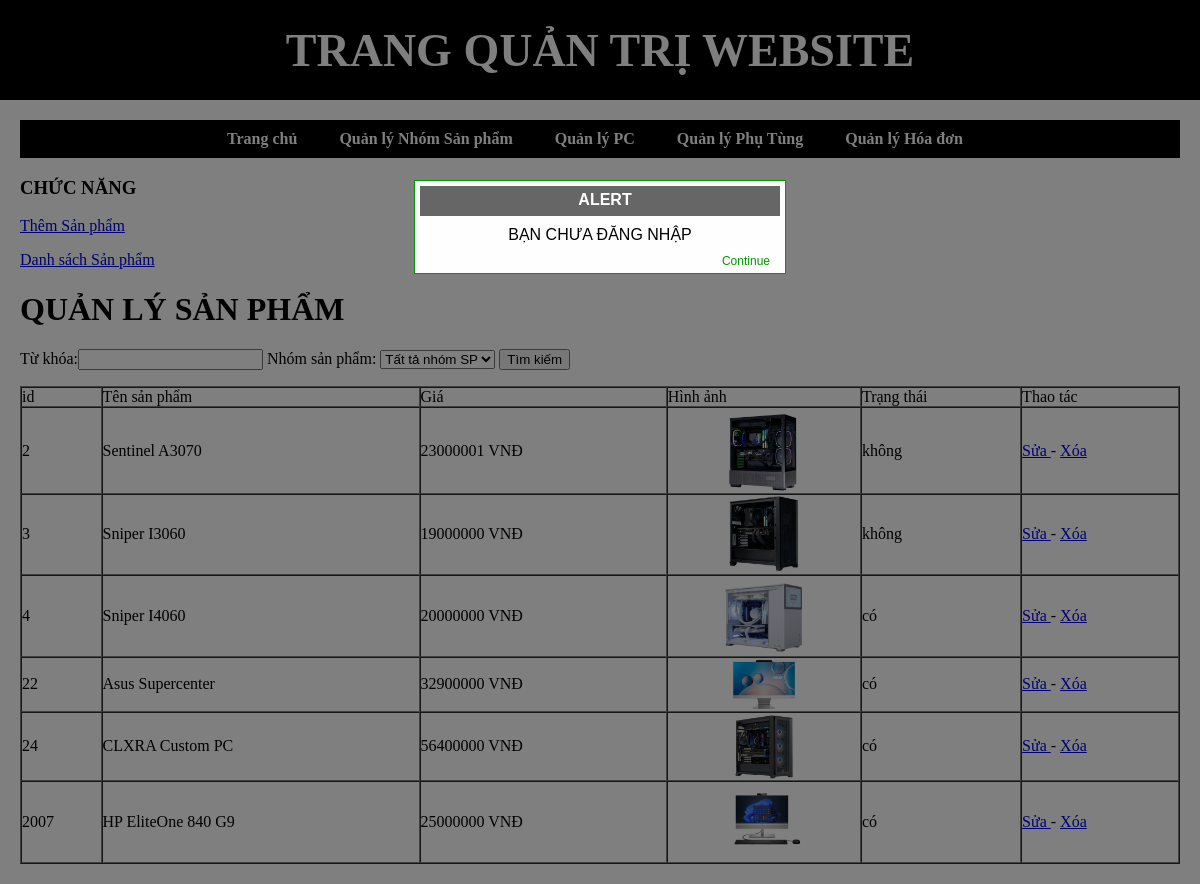
Screenshot of /index_admin.php?module=sanpham with the database file from the repository.
### tables this page shows
CREATE TABLE `pc` (
  `id` int(10) UNSIGNED NOT NULL,
  `title` varchar(255) NOT NULL,
  `price` int(30) NOT NULL,
  `images` varchar(100) DEFAULT NULL,
  `summary` text DEFAULT NULL,
  `content` text DEFAULT NULL,
  `status` tinyint(1) DEFAULT 1,
  `cat_id` int(11) NOT NULL DEFAULT 0
);

### Models/clsDatabase.php (called while the page is built, shortened)
<?php
class clsDatabase
{
	public $conn = NULL;
	function __construct()
	{
		try
		{
			$this->conn = new PDO("mysql:host=localhost;dbname=shopdatabase","root","");
			$this->conn->exec("SET NAMES UTF8");
		}
		catch(PDOException $ex)
		{
			echo "<h3>" . $ex->getMessage() . "</h3>";
			die("<h3> LỖI KẾT NỐI CSDL </h3>");
		}
	}
	function ThucthiSQL($sql, $data=NULL)
	{
		$this->pdo_stm = $this->conn->prepare($sql);
		$ketqua=false;
		if($data!=NULL)
			$ketqua = $this->pdo_stm->execute($data);
		else
			$ketqua = $this->pdo_stm->execute();
		return $ketqua;
	}
}
?>

### Models/clsSanpham.php (called while the page is built, shortened)
<?php
require_once("clsDatabase.php");
class clsSanpham
{
	public $db;
	function __construct()
	{
		$this->db = new clsDatabase();
	}
	function LayDanhSachSanpham($trangthai=2, $cat_id=0, $tukhoa="")
	{
		$sql = "SELECT Sp.*, Cat.cat_name, Cat.cat_status
					FROM pc AS Sp INNER JOIN tbCategory AS Cat
					ON Sp.cat_id=Cat.cat_id WHERE 1 ";
		$ketqua = $this->db->ThucthiSQL($sql);
		if($ketqua==TRUE)
			$this->data = $this->db->pdo_stm->fetchAll();
		return $ketqua;
	}
}
?>

### Views/vDanhSachSP.php (the view, shortened to what this page needs)
 	<div id="content_left">
     	<div class="left1">
         	<h3>CHỨC NĂNG</h3>
             <p><a href="?module=<?=$module?>&act=them">Thêm Sản phẩm</a></p>
             <p><a href="?module=<?=$module?>">Danh sách Sản phẩm</a></p>
         </div>
     </div>
     <div id="content_right">
     	<h1> QUẢN LÝ SẢN PHẨM</h1>
         <div id="Right_Search">
             <?php
	$tukhoa = isset($_REQUEST["tTukhoa"])? $_REQUEST["tTukhoa"]:"";
	?>
             <form name="fTimkiem" id="fTiemkiem" action="">
             <span>Từ khóa:</span><input type="text" name="tTukhoa" id="tTukhoa" value="<?=$tukhoa?>">
             <span>Nhóm sản phẩm:</span>
             <select name="manhom" id="manhom">
             	<option value="0">Tất tả nhóm SP</option>
             </select>
             <input type="submit" name="bSearch" id="bSearch" value="Tìm kiếm">
             </form>
         </div>
         <div id="right_detail">
         <table width="100%" border="1" class="Content_Table" cellpadding="0" cellspacing="0">
         	<tr>
             	<td> id </td>
                 <td> Tên sản phẩm </td>
                 <td> Giá </td>
                 <td> Hình ảnh </td>
                 <td> Trạng thái </td>
                 <td> Thao tác </td>
             </tr>
             <?php
	$rows = $sanpham->data;
	foreach($rows as $row)
	{
		$hinhanh = $row["images"];
		$trangthai="";
		if($row["status"]==1)
			$trangthai = "có";
		else
			$trangthai = "không";
	?>
             <tr>
             	<td> <?=$row["id"]?> </td>
                 <td> <?=$row["title"]?> </td>
                 <td> <?=$row["price"]?> VNĐ </td>
                 <td style ="text-align:center;"> <img width="80" src="Hinhanh/Sanpham/<?=$hinhanh?>"> </td>
                 <td> <?=$trangthai?> </td>
                 <td> <a href="?module=<?=$module?>&act=sua&id=<?=$row["id"]?>"> Sửa </a>
     				- <a href="?module=<?=$module?>&act=xoa&id=<?=$row["id"]?>"
                     		onClick="return confirm('Chắc chắn xóa?');"> Xóa </a> </td>
             </tr>
             <?php
	}
	?>
         </table>
</div>
     </div>

### css_Admin/Menu.css (style rules this page uses)
html, body { padding: 0; margin: 0; }

### rows the page displays
pc: id "2", title "Sentinel A3070", price "23000001", images (picture), status "không"
pc: id "3", title "Sniper I3060", price "19000000", images (picture), status "không"
pc: id "4", title "Sniper I4060", price "20000000", images (picture), status "có"
pc: id "22", title "Asus Supercenter", price "32900000", images (picture), status "có"
pc: id "24", title "CLXRA Custom PC", price "56400000", images (picture), status "có"
pc: id "2007", title "HP EliteOne 840 G9", price "25000000", images (picture), status "có"

### other values shown
$thongbao "BẠN CHƯA ĐĂNG NHẬP"
